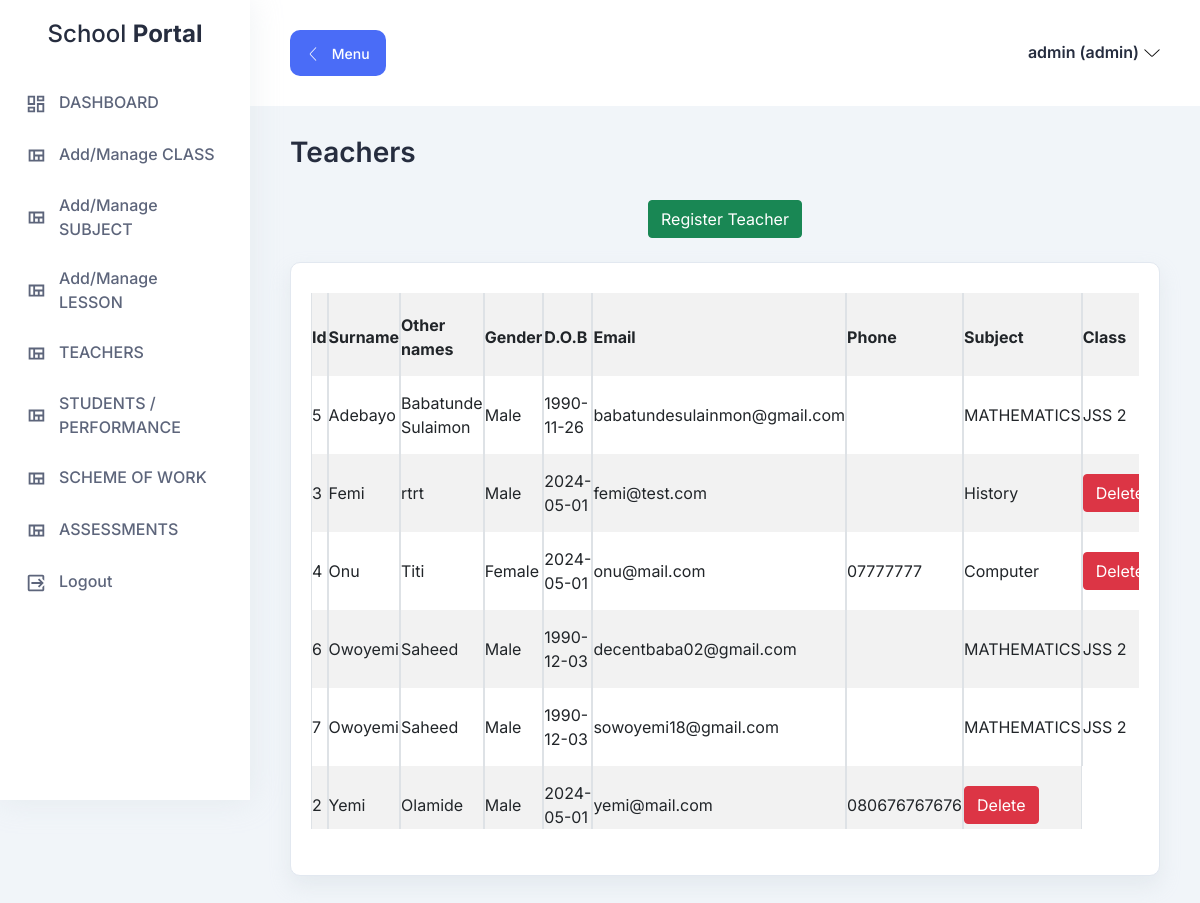
The page /teacher_record (signed in) on the database its author committed.
### tables this page shows
CREATE TABLE "teacher_tb" (
	"teacher_id"	INTEGER,
	"surname"	TEXT,
	"other_names"	TEXT,
	"gender"	TEXT,
	"date_of_birth"	TEXT,
	"email"	TEXT,
	"phone"	TEXT,
	"subject"	TEXT,
	"class_id"	TEXT,
	"password"	TEXT,
	"date_reg"	TEXT,
	"status"	TEXT,
	PRIMARY KEY("teacher_id")
);

CREATE TABLE "subjects_tb" (
	"subject_id"	INTEGER,
	"subject_name"	TEXT,
	"class_id"	TEXT,
	"term"	TEXT,
	PRIMARY KEY("subject_id")
);

CREATE TABLE "class_tb" (
	"id"	INTEGER,
	"class_name"	TEXT,
	PRIMARY KEY("id")
);

### teacher_blueprint.py (the view)
@teacher_blueprint.route('/teacher_record')
def teacher_record():
        if 'loggedin' in session and session['level']=="admin":
            cursor.execute('SELECT * FROM subjects_tb')
            data_subject = cursor.fetchall()
            cursor.execute('SELECT * FROM class_tb')
            data_class = cursor.fetchall()
            cursor.execute('SELECT * FROM teacher_tb ORDER BY surname')
            teacher_record = cursor.fetchall()
            return render_template('teacher_record.html', teacher_record=teacher_record, data_subject=data_subject, data_class=data_class)
        return redirect(url_for('login'))

### templates/teacher_record.html (shortened to what this page needs)
{% extends "layout.html" %}
{% block content %}
      <section class="section">
        <div class="container-fluid">
          <div class="title-wrapper pt-30">
            <div class="row align-items-center">
              <div class="col-md-6">
                <div class="title mb-30">
                  <h2>Teachers</h2>
                </div>
              </div>
            </div>
          </div>
          <p align='center'><a href="{{ url_for('authentication_blueprint.teacher_register') }} " class='btn btn-success'>Register Teacher</a></p>
          <br/>
          <div class="col-xl-12 col-lg-12 col-sm-12">
              <div class="icon-card mb-100">
                <div class="table-wrapper table-responsive" style="width: 100%">
                  <table class="table table-hover table-striped table-bordered" >
                        <tr>
                            <th>Id</th>
                            <th>Surname</th>
                            <th>Other names</th>
                            <th>Gender</th>
                            <th>D.O.B</th>
                            <th>Email</th>
                            <th>Phone</th>
                            <th>Subject</th>
                            <th>Class</th>
                        </tr>
                        {%for teacher_record in teacher_record %}
                            <tr>
                            <td>{{ teacher_record[0] }}</td>
                            <td>{{ teacher_record[1] }}</td>
                            <td>{{ teacher_record[2] }}</td>
                            <td>{{ teacher_record[3] }}</td>
                            <td>{{ teacher_record[4] }}</td>
                            <td>{{ teacher_record[5] }}</td>
                            <td>{{ teacher_record[6] }}</td>
                            {%for subject in data_subject%}
                                  {% set subject_id = subject[0] | int %}
                                  {% set lesson_subject_id = teacher_record[7] | int %}
                                  {% if subject_id == lesson_subject_id %}
                                    <td>{{ subject[1] }}</td>
                                  {% endif %}
                            {%endfor%}
                            {%for class_val in data_class%}
                                {% set class_id = class_val[0] | int %}
                                {% set lesson_class_id = teacher_record[8] | int %}
                                {% if class_id == lesson_class_id %}
                                  <td>{{ class_val[1] }}</td>
                                {% endif %}
                            {%endfor%}
                            <td>
                              <a href="{{ url_for('teacher_blueprint.delete_teacher', id=teacher_record[0]) }} " class='btn btn-danger' onclick="return confirm('Are you sure you want to delete?')">Delete</a>
                            </td>
                             </tr>
                        {%endfor%}
                    </table>
                  </div>
              </div>
            </div>
        </div>
      </section>
{% endblock %}

### static/assets/css/fullcalendar.css (style rules this page uses)
:root { --fc-daygrid-event-dot-width: 8px; }
:root { --fc-list-event-dot-width: 10px; --fc-list-event-hover-bg-color: #f5f5f5; }

### rows shown on the page
teacher_tb: teacher_id "5", surname "Adebayo", other_names "Babatunde Sulaimon", gender "Male", date_of_birth "1990-11-26", email "babatundesulainmon@gmail.com"
subjects_tb: subject_name "MATHEMATICS"
class_tb: class_name "JSS 2"
teacher_tb: teacher_id "3", surname "Femi", other_names "rtrt", gender "Male", date_of_birth "2024-05-01", email "femi@test.com"
subjects_tb: subject_name "History"
teacher_tb: teacher_id "4", surname "Onu", other_names "Titi", gender "Female", date_of_birth "2024-05-01", email "onu@mail.com", phone "07777777"
subjects_tb: subject_name "Computer"
teacher_tb: teacher_id "6", surname "Owoyemi", other_names "Saheed", gender "Male", date_of_birth "1990-12-03", email "decentbaba02@gmail.com"
teacher_tb: teacher_id "7", surname "Owoyemi", other_names "Saheed", gender "Male", date_of_birth "1990-12-03", email "sowoyemi18@gmail.com"
teacher_tb: teacher_id "2", surname "Yemi", other_names "Olamide", gender "Male", date_of_birth "2024-05-01", email "yemi@mail.com", phone "080676767676"

### other values the page prints
{{ session.login_sname }} "admin"
{{ session.level }} "admin"
